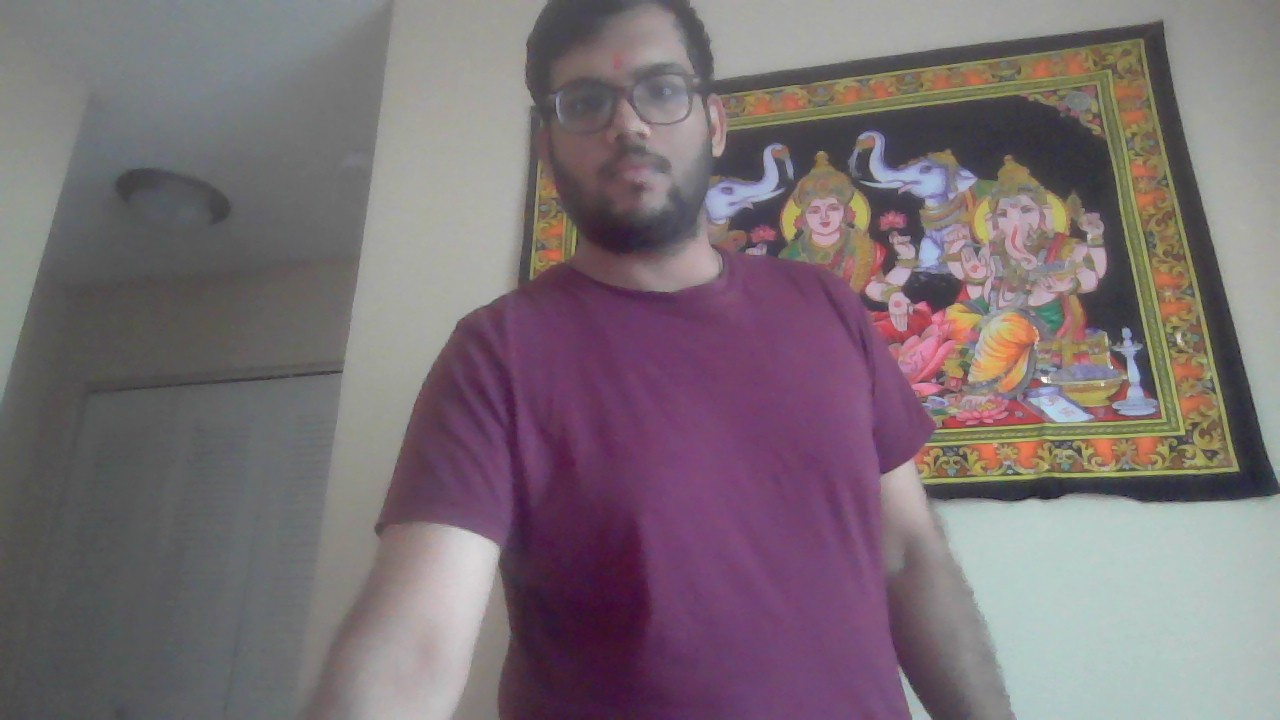
#> input picture Associated_files/1.jpg, 1280 x 720 px
$ python scratch_1.py   (older library calls are emulated)
#> lines starting #> are read from the running program, lines starting #| are printed output that depends on the picture
# Standard imports
import cv2
import numpy as np;

# Read image
im = cv2.imread("1.jpg", cv2.IMREAD_GRAYSCALE)
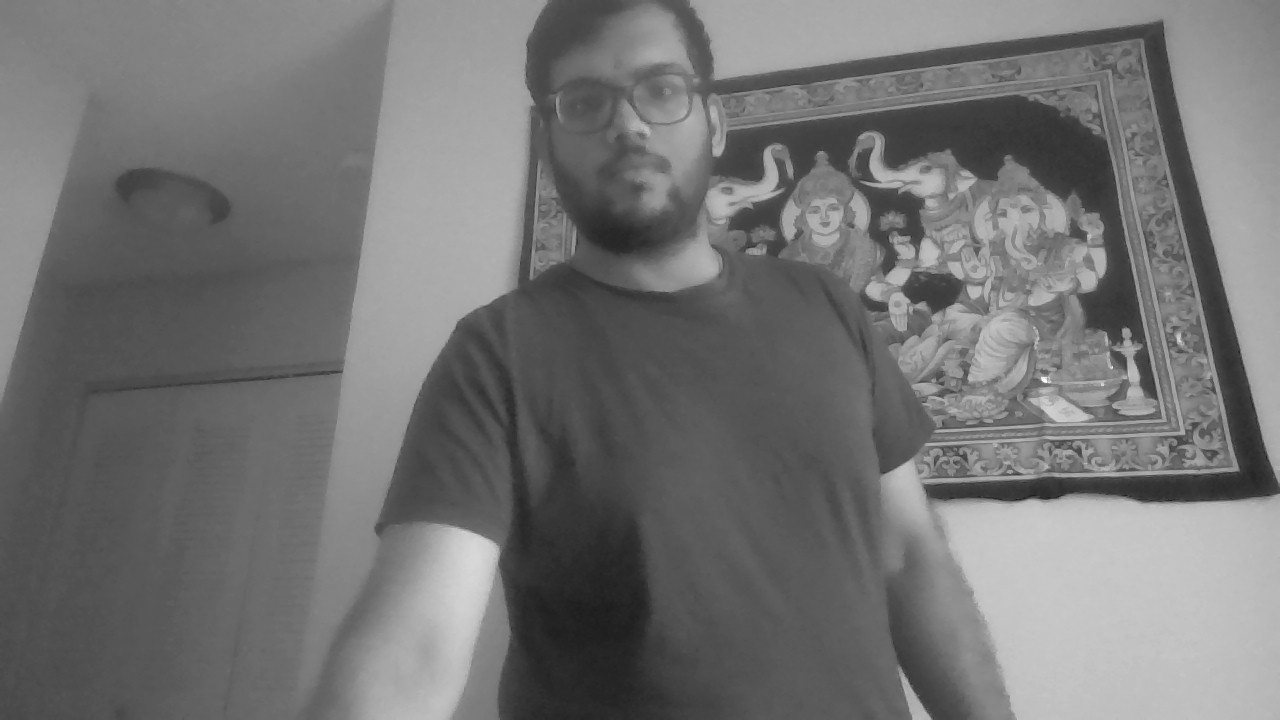
#> im: shape (720, 1280); min 24, max 255, mean 115.4

# Set up the detector with default parameters.
detector = cv2.SimpleBlobDetector()

# Detect blobs.
keypoints = detector.detect(im)
#> keypoints = 4 keypoints; (x, y, size): (727, 190, 11.6), (897, 304, 8.6), (825, 224, 7.8), (1054, 455, 6.4)

# Draw detected blobs as red circles.
# cv2.DRAW_MATCHES_FLAGS_DRAW_RICH_KEYPOINTS ensures the size of the circle corresponds to the size of blob
im_with_keypoints = cv2.drawKeypoints(im, keypoints, np.array([]), (0, 0, 255),
                                      cv2.DRAW_MATCHES_FLAGS_DRAW_RICH_KEYPOINTS)

# Show keypoints
cv2.imshow("Keypoints", im_with_keypoints)
cv2.waitKey(0)

$ run again, with Associated_files/2.jpg copied over Associated_files/1.jpg
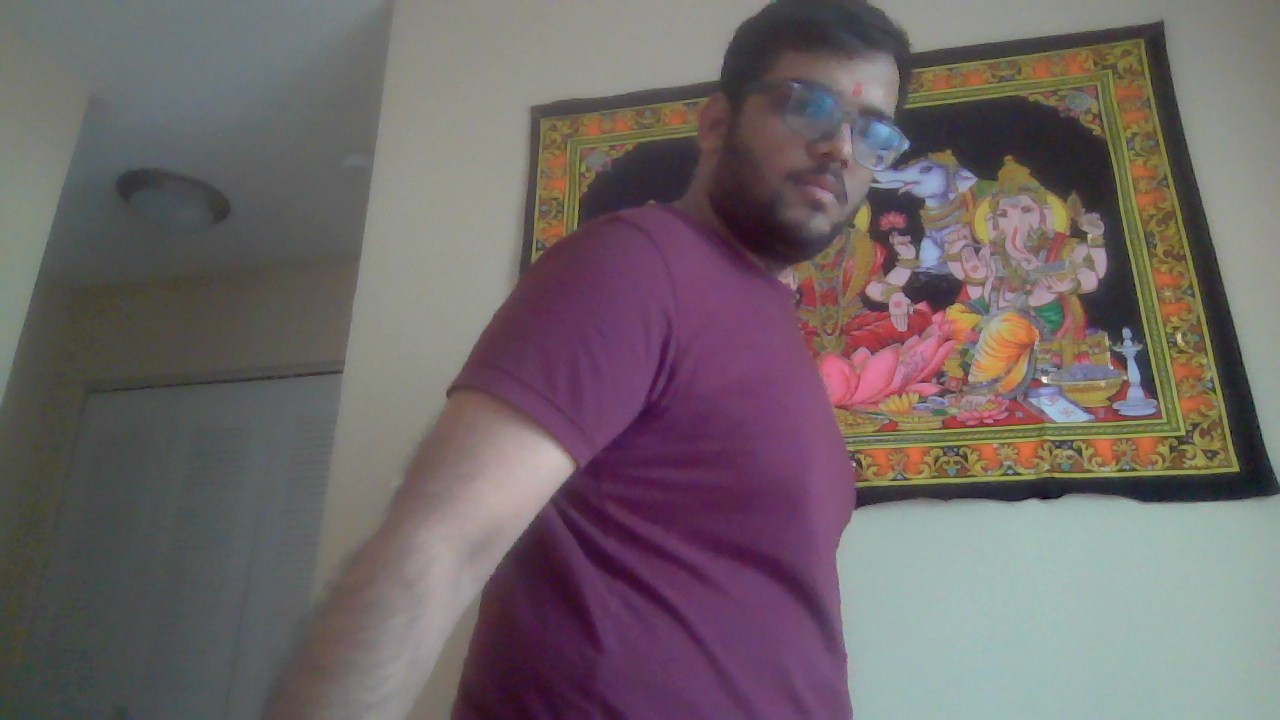
#> input picture Associated_files/2.jpg, 1280 x 720 px
#> `im = cv2.imread("1.jpg", cv2.IMREAD_GRAYSCALE)`:
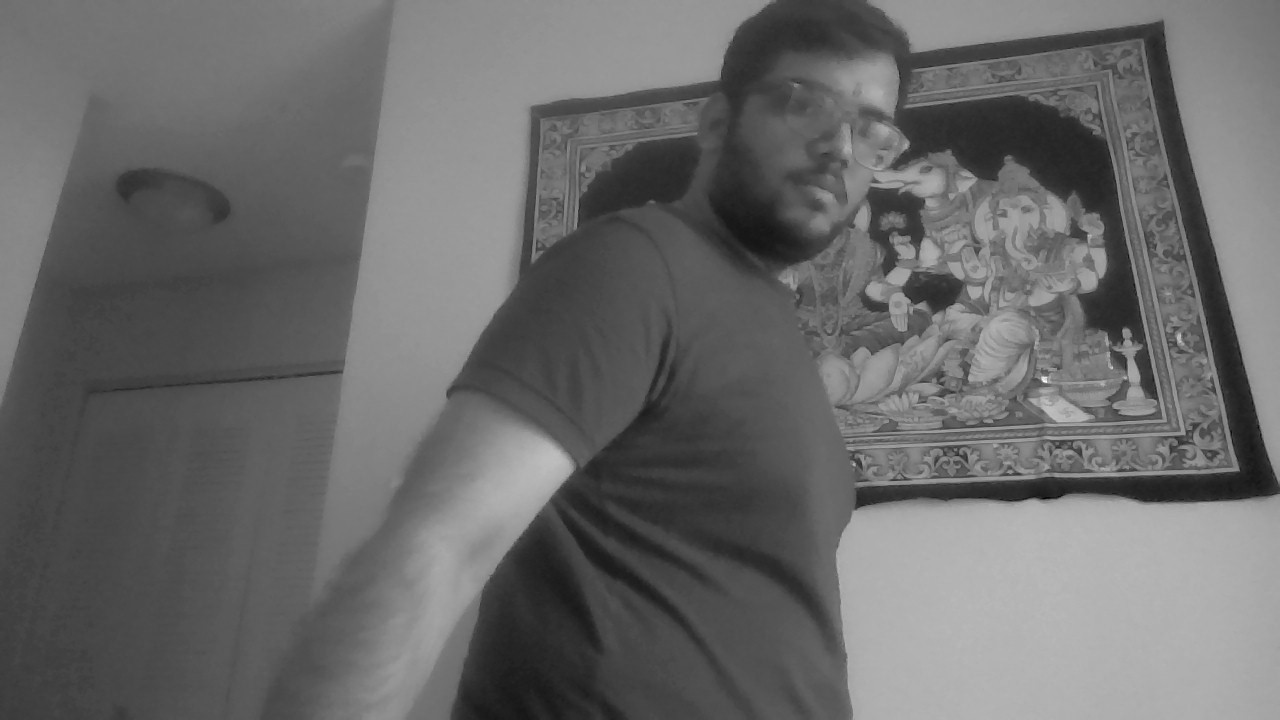
#> im: shape (720, 1280); min 2, max 255, mean 105.5
#> keypoints = ()

$ run again, with Associated_files/image_0.jpg copied over Associated_files/1.jpg
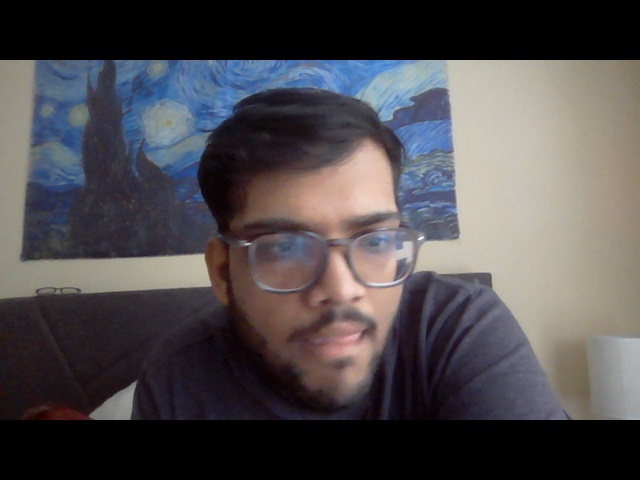
#> input picture Associated_files/image_0.jpg, 640 x 480 px
#> `im = cv2.imread("1.jpg", cv2.IMREAD_GRAYSCALE)`:
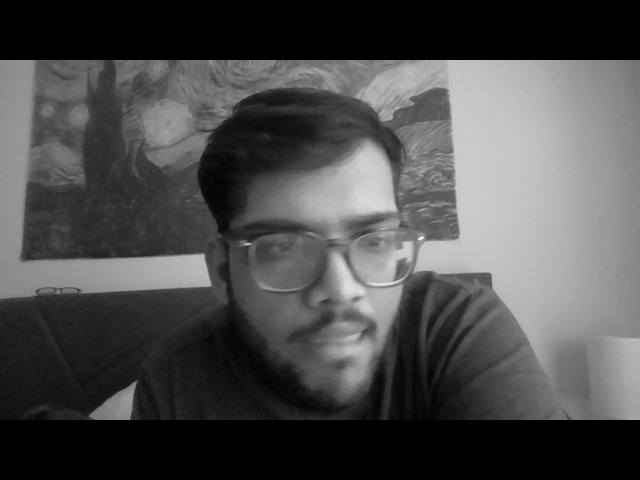
#> im: shape (480, 640); min 0, max 255, mean 76.7
#> keypoints = 1 keypoints; (x, y, size): (355, 299, 7.3)
